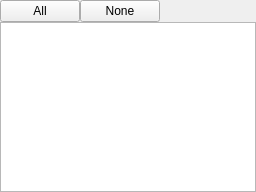
<?xml version="1.0" encoding="UTF-8"?>
<ui version="4.0">
 <class>FilterTid</class>
 <widget class="QWidget" name="FilterTid">
  <property name="geometry">
   <rect>
    <x>0</x>
    <y>0</y>
    <width>256</width>
    <height>192</height>
   </rect>
  </property>
  <layout class="QVBoxLayout" name="verticalLayout">
   <property name="spacing">
    <number>0</number>
   </property>
   <property name="leftMargin">
    <number>0</number>
   </property>
   <property name="topMargin">
    <number>0</number>
   </property>
   <property name="rightMargin">
    <number>0</number>
   </property>
   <property name="bottomMargin">
    <number>0</number>
   </property>
   <item>
    <layout class="QHBoxLayout" name="horizontalLayout">
     <property name="spacing">
      <number>0</number>
     </property>
     <property name="topMargin">
      <number>0</number>
     </property>
     <property name="rightMargin">
      <number>0</number>
     </property>
     <item>
      <widget class="QPushButton" name="allButton">
       <property name="text">
        <string>All</string>
       </property>
      </widget>
     </item>
     <item>
      <widget class="QPushButton" name="noneButton">
       <property name="text">
        <string>None</string>
       </property>
      </widget>
     </item>
     <item>
      <spacer name="horizontalSpacer">
       <property name="orientation">
        <enum>Qt::Horizontal</enum>
       </property>
       <property name="sizeHint" stdset="0">
        <size>
         <width>40</width>
         <height>20</height>
        </size>
       </property>
      </spacer>
     </item>
    </layout>
   </item>
   <item>
    <widget class="QTreeView" name="view"/>
   </item>
  </layout>
 </widget>
 <resources/>
 <connections/>
</ui>
